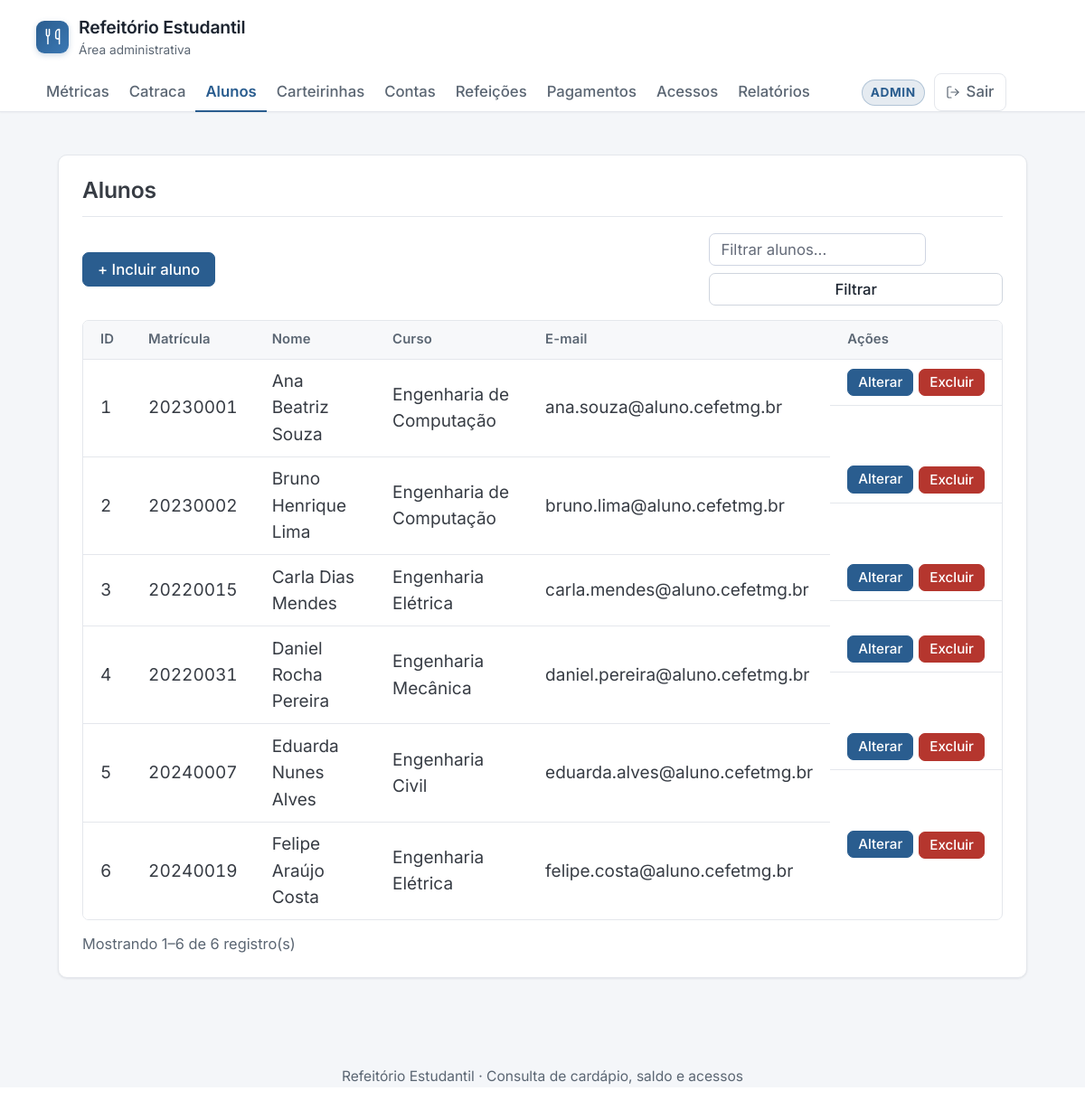
/crud.php?t=aluno (signed in), run on the app's committed database.
### tables this page shows
CREATE TABLE aluno (
    id_aluno   INT AUTO_INCREMENT,
    matricula  VARCHAR(20)  NOT NULL,
    nome       VARCHAR(100) NOT NULL,
    curso      VARCHAR(60)  NOT NULL,
    email      VARCHAR(100) NOT NULL,
    CONSTRAINT pk_aluno PRIMARY KEY (id_aluno),
    CONSTRAINT uq_aluno_matricula UNIQUE (matricula),
    CONSTRAINT uq_aluno_email UNIQUE (email)
);

### config.php (called while the page is built, shortened)
<?php
function h($s)
{
    return htmlspecialchars((string)$s, ENT_QUOTES, 'UTF-8');
}
function formatar($campo, $valor, $opcoes)
{
    switch ($campo['tipo']) {
        default:
            return $valor;
    }
}

### crud.php (the view, shortened to what this page needs)
<?php
require 'config.php';
$t = $_GET['t'] ?? $_POST['t'] ?? '';
$cfg = $TABELAS[$t];
$pk = $cfg['pk'];
$campos = $cfg['campos'];
$acao = $_GET['a'] ?? 'listar';
$busca = trim((string)($_GET['q'] ?? $_POST['q'] ?? ''));
$pag = isset($_GET['pag']) && ctype_digit((string)$_GET['pag']) ? max(1, (int)$_GET['pag']) : 1;
$valoresForm = [];
$idForm = $_GET['id'] ?? '';
function url_crud($t, $q = '', $pag = 1)
{
    $params = ['t' => $t];
    return 'crud.php?' . http_build_query($params);
}
$opcoes = [];
require 'header.php';
if ($acao === 'novo' || $acao === 'editar'):
    $editando = ($acao === 'editar');
?>
<div class="card">
    <h2><?= $editando ? 'Alterar' : 'Incluir' ?> <?= h($cfg['singular']) ?></h2>
    <form method="post" action="crud.php?t=<?= h($t) ?>">
        <input type="hidden" name="op" value="salvar">
        <input type="hidden" name="t" value="<?= h($t) ?>">
        <input type="hidden" name="id" value="<?= $editando ? h($idForm) : '' ?>">
        <?php foreach ($campos as $nome => $c):
            $v = $valoresForm[$nome] ?? '';
            if ($v === '' && $c['tipo'] === 'datetime' && !$editando) {
                $v = date('Y-m-d\TH:i');
            }
            $req = (($c['obrigatorio'] ?? true) === false) ? '' : 'required';
        ?>
            <label for="<?= h($nome) ?>"><?= h($c['rotulo']) ?>
                <?php if (!empty($c['dica'])): ?><small>(<?= h($c['dica']) ?>)</small><?php endif; ?>
            </label>
            <?php if ($c['tipo'] === 'fk' || $c['tipo'] === 'select'): ?>
                <select id="<?= h($nome) ?>" name="<?= h($nome) ?>" <?= $req ?>>
                    <option value="">Selecione...</option>
                    <?php foreach ($opcoes[$nome] as $valor => $rotulo): ?>
                        <option value="<?= h($valor) ?>" <?= ((string)$v === (string)$valor) ? 'selected' : '' ?>><?= h($rotulo) ?></option>
                    <?php endforeach; ?>
                </select>
            <?php elseif ($c['tipo'] === 'number'): ?>
                <input id="<?= h($nome) ?>" name="<?= h($nome) ?>" type="number" step="0.01" min="0.01" value="<?= h($v) ?>" <?= $req ?>>
            <?php elseif ($c['tipo'] === 'date'): ?>
                <input id="<?= h($nome) ?>" name="<?= h($nome) ?>" type="date" value="<?= h($v) ?>" <?= $req ?>>
            <?php elseif ($c['tipo'] === 'datetime'): ?>
                <input id="<?= h($nome) ?>" name="<?= h($nome) ?>" type="datetime-local" step="1" value="<?= h($v) ?>" <?= $req ?>>
            <?php else: ?>
                <input id="<?= h($nome) ?>" name="<?= h($nome) ?>" type="<?= $c['tipo'] === 'email' ? 'email' : 'text' ?>"
                       maxlength="<?= (int)($c['max'] ?? 100) ?>" value="<?= h($v) ?>" <?= $req ?>>
            <?php endif; ?>
        <?php endforeach; ?>
        <p style="margin-top:18px">
            <button class="btn" type="submit">Salvar</button>
            <a class="btn sec" href="crud.php?t=<?= h($t) ?>">Cancelar</a>
        </p>
    </form>
</div>
<?php else:
    if ($t === 'conta') {
        $sqlLista = "SELECT c.*, s.saldo FROM conta c LEFT JOIN vw_saldo s ON s.id_conta = c.id_conta ORDER BY c.id_conta";
    } else {
        $sqlLista = "SELECT * FROM `$t` ORDER BY `$pk`";
    }
    $linhas = $conn->query($sqlLista)->fetch_all(MYSQLI_ASSOC);
    $totalRegistros = count($linhas);
    $porPagina = 15;
    $offset = ($pag - 1) * $porPagina;
    $linhasPagina = array_slice($linhas, $offset, $porPagina);
?>
<div class="card">
    <h2><?= h($cfg['titulo']) ?></h2>
    <div class="barra-crud">
        <a class="btn" href="crud.php?t=<?= h($t) ?>&a=novo">+ Incluir <?= h($cfg['singular']) ?></a>
        <form method="get" action="crud.php" class="busca-crud">
            <input type="text" name="q" value="<?= h($busca) ?>" placeholder="Filtrar <?= h(mb_strtolower($cfg['titulo'])) ?>..." aria-label="Filtrar registros">
            <button class="btn sec" type="submit">Filtrar</button>
        </form>
    </div>
    <div class="tabela-wrap">
    <table>
        <tr>
            <th>ID</th>
            <?php foreach ($campos as $c): ?><th><?= h($c['rotulo']) ?></th><?php endforeach; ?>
            <th>Ações</th>
        </tr>
        <?php foreach ($linhasPagina as $linha): ?>
            <tr>
                <td><?= h($linha[$pk]) ?></td>
                <?php foreach ($campos as $nome => $c): ?>
                    <?php if ($c['tipo'] === 'select' && strtolower($c['rotulo']) === 'status' && $linha[$nome] !== null): ?>
                        <td><?= badge_status($linha[$nome]) ?></td>
                    <?php else: ?>
                        <td><?= h(formatar($c, $linha[$nome], $opcoes[$nome] ?? [])) ?></td>
                    <?php endif; ?>
                <?php endforeach; ?>
                <td class="acoes">
                    <a class="btn peq" href="crud.php?t=<?= h($t) ?>&a=editar&id=<?= h($linha[$pk]) ?>">Alterar</a>
                    <form class="inline" method="post" action="<?= h(url_crud($t, $busca, $pag)) ?>"
                          onsubmit="return confirm('Excluir este registro?');">
                        <button class="btn peq perigo" type="submit">Excluir</button>
                    </form>
                </td>
            </tr>
        <?php endforeach; ?>
    </table>
    </div>
    <?php if ($totalRegistros > 0): ?>
        <div class="paginacao">
            <span>
                Mostrando <?= $offset + 1 ?>&ndash;<?= min($offset + $porPagina, $totalRegistros) ?> de <?= $totalRegistros ?>
                <?= $busca !== '' ? 'resultado(s) filtrado(s)' : 'registro(s)' ?>
            </span>
        </div>
    <?php endif; ?>
</div>
<?php endif; ?>
<?php require 'footer.php'; ?>

### header.php (style rules this page uses)
:root { --marca: #2a5d8f; --marca-forte: #214c76; --acento: #2a5d8f; --bg: #f4f6f9; --superficie: #ffffff; --superficie-2: #f7f8fa; --borda: #e4e7ec; --borda-forte: #cfd5de; --texto: #1c2430; --texto-suave: #5b6673; --ok-bg: #edf6ee; --ok-bd: #c3e2c7; --ok-tx: #2c6b38; --erro-bg: #fbeeed; --erro-bd: #eccbc8; --erro-tx: #9e342d; --avi-bg: #fbf4e6; --avi-bd: #ecd9ad; --avi-tx: #8a5a16; --pico-primary: var(--marca); --pico-primary-hover: var(--marca-forte); --pico-primary-background: var(--marca); --pico-primary-hover-background: var(--marca-forte); --pico-primary-focus: rgba(42, 93, 143, .22); --pico-primary-inverse: #fff; --pico-border-radius: 7px; --pico-spacing: 1rem; --pico-font-family: "Inter", system-ui, -apple-system, "Segoe UI", Roboto, Arial, sans-serif; --raio: 10px; --raio-sm: 7px; --sombra-card: 0 1px 3px rgba(16, 24, 40, .05), 0 1px 2px rgba(16, 24, 40, .03); --sombra-hover: 0 4px 12px rgba(16, 24, 40, .06); }
body { background: var(--bg); color: var(--texto); font-family: var(--pico-font-family); line-height: 1.55; }
h2 { margin-top: 0; font-weight: 600; letter-spacing: -.01em; font-size: 1.3rem; }
.card { background: var(--superficie); border: 1px solid var(--borda); border-radius: var(--raio); box-shadow: var(--sombra-card); padding: 24px 26px; margin-bottom: 22px; }
.card > *:last-child { margin-bottom: 0; }
.card > h2:first-child, .card-topo { padding-bottom: 14px; margin-bottom: 18px; border-bottom: 1px solid var(--borda); }
.tabela-wrap { overflow-x: auto; border: 1px solid var(--borda); border-radius: var(--raio-sm); background: var(--superficie); }
.card table { margin: 0; }
.card th { background: var(--superficie-2); color: var(--texto-suave); font-size: .78rem; font-weight: 600; letter-spacing: .01em; border-bottom: 1px solid var(--borda); white-space: nowrap; }
.card td { border-bottom: 1px solid var(--borda); vertical-align: middle; font-variant-numeric: tabular-nums; }
.card tbody tr:last-child td { border-bottom: 0; }
.btn { display: inline-flex; align-items: center; justify-content: center; gap: 6px; width: auto; background: var(--marca); color: #fff; border: 1px solid var(--marca); border-radius: var(--raio-sm); padding: 8px 16px; font-size: .88rem; font-weight: 500; line-height: 1.2; cursor: pointer; text-decoration: none; margin: 0; transition: background .15s, border-color .15s; }
.btn.sec { background: var(--superficie); color: var(--texto); border-color: var(--borda-forte); }
.btn.perigo { background: #b5362e; border-color: #b5362e; }
.btn.peq { padding: 5px 11px; font-size: .8rem; }
input, select, textarea { max-width: 440px; border-radius: var(--raio-sm) !important; background: var(--superficie) !important; color: var(--texto) !important; }
form.inline { display: inline; margin: 0; }
.acoes { white-space: nowrap; display: flex; gap: 6px; align-items: center; }
.barra-crud { display: flex; align-items: center; justify-content: space-between; flex-wrap: wrap; gap: 12px; margin-bottom: 16px; }
.barra-crud .busca-crud { display: flex; gap: 8px; align-items: center; flex-wrap: wrap; margin: 0; }
.barra-crud .busca-crud input { width: 240px; max-width: 100%; height: 36px; margin: 0 !important; padding: 0 12px !important; font-size: .88rem; }
.barra-crud .busca-crud .btn { height: 36px; padding: 0 14px; }
.paginacao { display: flex; align-items: center; justify-content: space-between; flex-wrap: wrap; gap: 10px; margin-top: 14px; font-size: .86rem; color: var(--texto-suave); }

### data on the page
aluno: id_aluno "1", matricula "20230001", nome "Ana Beatriz Souza", curso "Engenharia de Computação", email "ana.souza@aluno.cefetmg.br"
aluno: id_aluno "2", matricula "20230002", nome "Bruno Henrique Lima", curso "Engenharia de Computação", email "bruno.lima@aluno.cefetmg.br"
aluno: id_aluno "3", matricula "20220015", nome "Carla Dias Mendes", curso "Engenharia Elétrica", email "carla.mendes@aluno.cefetmg.br"
aluno: id_aluno "4", matricula "20220031", nome "Daniel Rocha Pereira", curso "Engenharia Mecânica", email "daniel.pereira@aluno.cefetmg.br"
aluno: id_aluno "5", matricula "20240007", nome "Eduarda Nunes Alves", curso "Engenharia Civil", email "eduarda.alves@aluno.cefetmg.br"
aluno: id_aluno "6", matricula "20240019", nome "Felipe Araújo Costa", curso "Engenharia Elétrica", email "felipe.costa@aluno.cefetmg.br"

### other printed values
$cfgNav['titulo'] "Alunos"
$cfgNav['titulo'] "Carteirinhas"
$cfgNav['titulo'] "Contas"
$cfgNav['titulo'] "Refeições"
$cfgNav['titulo'] "Pagamentos"
$cfgNav['titulo'] "Acessos"
$cfg['titulo'] "Alunos"
$cfg['singular'] "aluno"
$c['rotulo'] "Matrícula"
$c['rotulo'] "Nome"
$c['rotulo'] "Curso"
$c['rotulo'] "E-mail"
$offset + 1 "1"
min($offset + $porPagina, $totalRegistros) "6"
$totalRegistros "6"
